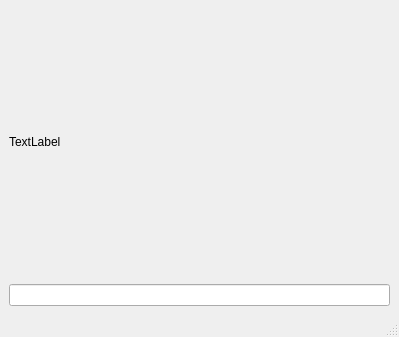
<?xml version="1.0" encoding="UTF-8"?>
<ui version="4.0">
 <class>MainWindow</class>
 <widget class="QMainWindow" name="MainWindow">
  <property name="geometry">
   <rect>
    <x>0</x>
    <y>0</y>
    <width>399</width>
    <height>337</height>
   </rect>
  </property>
  <property name="windowTitle">
   <string>captchar_annotation</string>
  </property>
  <widget class="QWidget" name="centralwidget">
   <layout class="QVBoxLayout" name="verticalLayout_2">
    <item>
     <layout class="QVBoxLayout" name="verticalLayout" stretch="5,1">
      <property name="spacing">
       <number>10</number>
      </property>
      <item>
       <widget class="QLabel" name="label">
        <property name="text">
         <string>TextLabel</string>
        </property>
       </widget>
      </item>
      <item>
       <widget class="QLineEdit" name="lineEdit"/>
      </item>
     </layout>
    </item>
   </layout>
  </widget>
  <widget class="QStatusBar" name="statusbar"/>
 </widget>
 <resources/>
 <connections/>
</ui>
